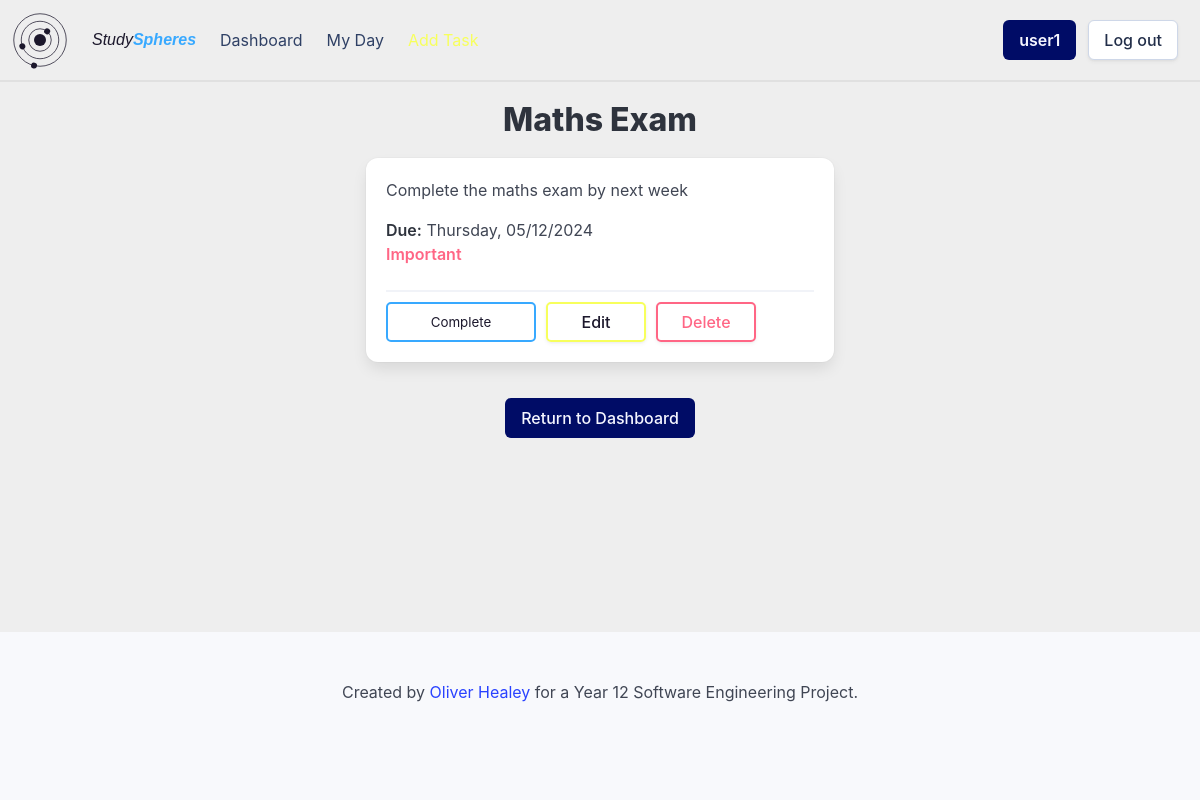
Page /task/8ebe9248-a83c-464c-a6ba-4ba5e5e50f01 (signed in) on the earlier database version.
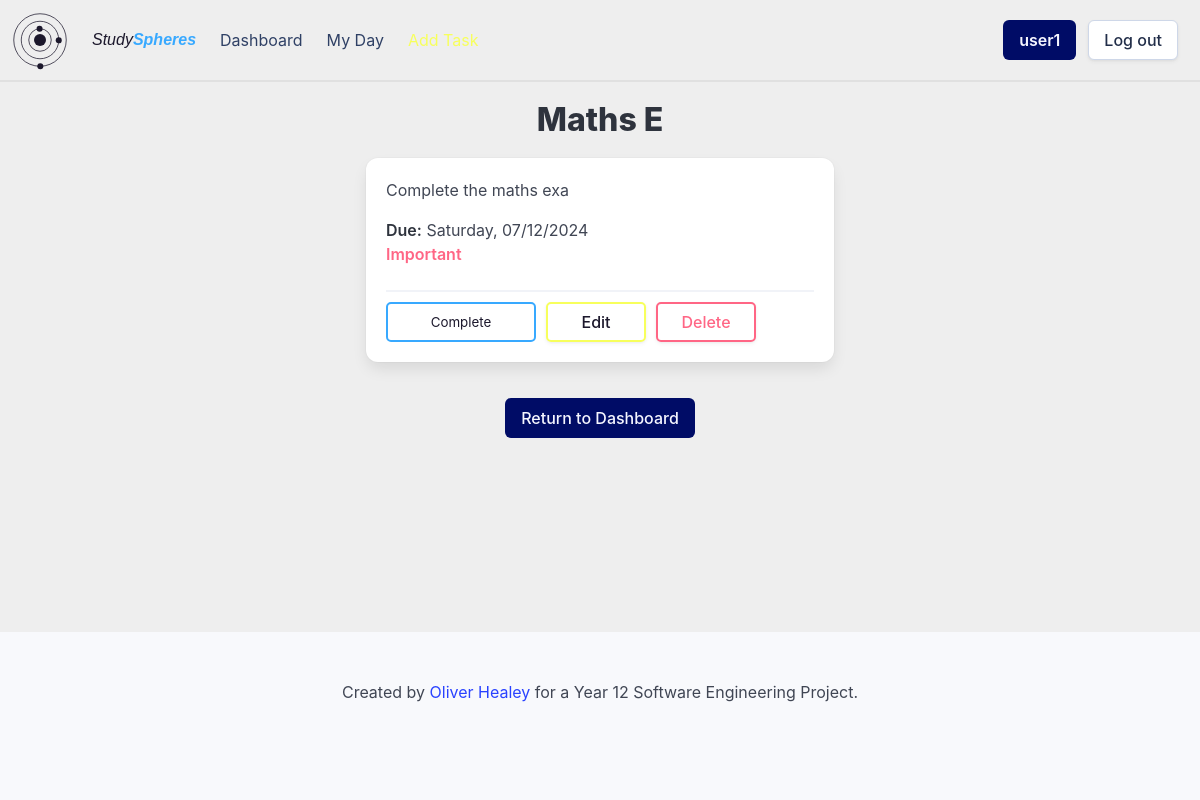
Same page on the later database version.
### setup_db.py (models this page shows)
class Task(Base):
    __tablename__ = 'tasks'
    task_id = Column(String, primary_key=True)
    name = Column(String, nullable=False)
    details = Column(String)
    important = Column(Boolean, nullable=False)
    due_date = Column(DateTime, nullable=False)
    completed = Column(Boolean, nullable=False)
    repeat = Column(String, nullable=False)
    user_id = Column(String, ForeignKey('userdetails.id'), nullable=False)
    group_id = Column(String, ForeignKey('groups.group_id'), nullable=False)
    user = relationship('User', back_populates='tasks')
    groups = relationship('Group', back_populates='tasks')

### app.py (the view)
@app.route('/task/<task_id>')
def viewTask(task_id):
    if flaskSession.get('userId') is None:
        return redirect(url_for('login'))
    userId = flaskSession.get('userId')
    task = sessionDb.query(Task).filter(Task.task_id == task_id).first()
    group = sessionDb.query(Group).filter(Group.group_id == task.group_id, Group.user_id == userId).first()
    return render_template('task.html', task=task, group=group)

### templates/task.html (shortened to what this page needs)
{% extends 'base_loggedin.html' %}
{% block heading %}{{ task.name }}{% endblock %}
{% block content %}
    <div class="container">
        <div class="columns is-centered">
            <div class="column is-half">
                <div class="box task-detailed">
                    {% if task.details %}
                        <p>{{ task.details }}</p>
                    {% else %}
                    <p>No details available for this task.</p>
                    {% endif %}
                    {% if not task.completed %}
                        <strong>Due:</strong> {{ task.due_date.strftime('%A, %d/%m/%Y') }}<br>
                        {% if task.important %}
                            <strong class="has-text-danger circle-header">Important</strong><br>
                        {% endif %}
                        <hr class="button-spacer">
                        <form action="/complete" method="POST">
                            <input type="submit" value="Complete" class="task-complete-button">
                            <a href="/edittask/{{ task.task_id }}" class="button task-edit-button">Edit</a>
                            <a href="/deletetask/{{ task.task_id }}" class="button task-delete-button" onclick="if (!confirm('Are you sure you want to delete this task?')) {event.preventDefault();}">Delete</a>
                        </form>
                    {% endif %}
                </div>
            </div>
        </div>
        <div class="column is-full has-text-centered">
            <a href="/dashboard" class="button is-link">Return to Dashboard</a>
        </div>
    </div>
{% endblock %}

Differences in the rows shown:
changed Task: name "Maths Exam" → "Maths E"; details "Complete the maths exam by next week" → "Complete the maths exa"; due_date "Thursday, 05/12/2024" → "Saturday, 07/12/2024"
